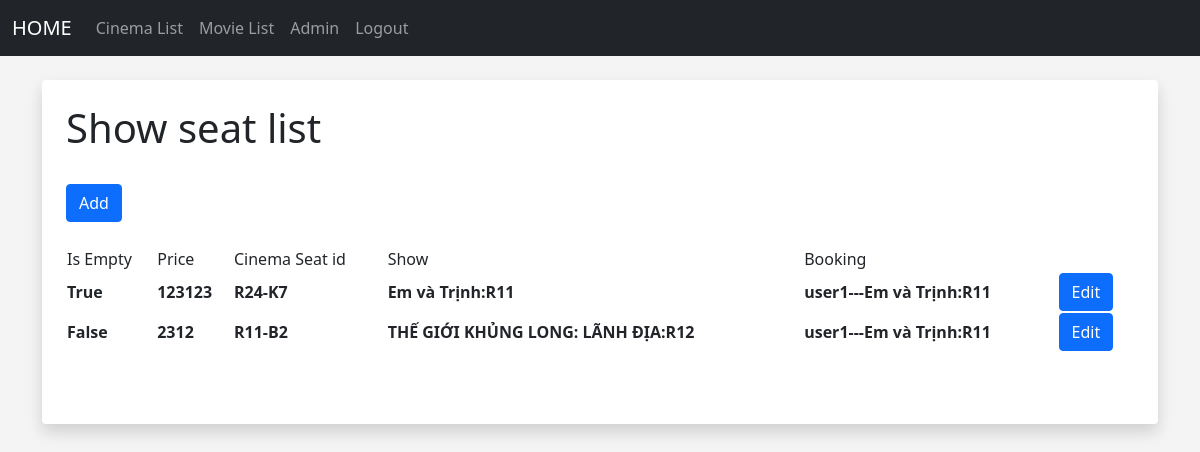
The app's page /show_seat_list (signed in), older data.
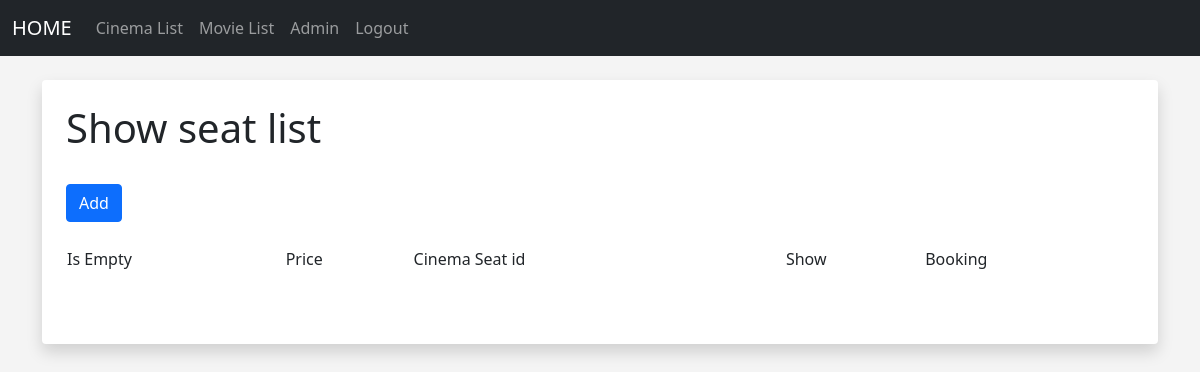
The same page, newer data.
### members/models.py (models this page shows)
class Show_Seat(models.Model):
    is_empty = models.BooleanField()
    price = models.IntegerField()
    cinema_seat_id = models.ForeignKey(Cinema_Seat, on_delete=models.CASCADE)
    show_id = models.ForeignKey(Show, on_delete=models.CASCADE)
    booking_id = models.ForeignKey(Booking, on_delete=models.CASCADE,null=True,blank=True)

class Cinema_Seat(models.Model):
    seat_name = models.CharField(max_length=10)
    cinema_hall_id = models.ForeignKey(Cinema_Hall, on_delete=models.CASCADE)
    def __str__(self):
        return str(self.cinema_hall_id)+'-'+self.seat_name

class Cinema_Hall(models.Model):
    name = models.CharField(max_length=64)
    total_seats = models.IntegerField()
    cinema_id = models.ForeignKey(Cinema, on_delete=models.CASCADE)
    def __str__(self):
        return self.name

class Show(models.Model):
    date = models.DateField()
    start_time = models.TimeField()
    end_time = models.TimeField()
    cinema_hall_id = models.ForeignKey(Cinema_Hall, on_delete=models.CASCADE)
    movie_id = models.ForeignKey(Movie, on_delete=models.CASCADE)
    def __str__(self):
        return str(self.movie_id) +':'+str(self.cinema_hall_id)

class Movie(models.Model):
    title = models.CharField(max_length=256)
    image = models.ImageField(upload_to = "images/")
    description = models.CharField(max_length=512)
    duration = models.IntegerField()
    released_date = models.DateField()
    genre = models.CharField(max_length=256)
    def __str__(self):
        return self.title

class Booking(models.Model):
    number_of_seats = models.IntegerField()
    timestamp = models.DateTimeField()
    status = models.IntegerField()
    user_id = models.ForeignKey(settings.AUTH_USER_MODEL, on_delete=models.CASCADE)
    show_id = models.ForeignKey(Show, on_delete=models.CASCADE)
    def __str__(self):
        return str(self.user_id) + '---' + str(self.show_id)

### members/views.py (the view)
# urls.py: path('show_seat_list', views.get_all_show_seat, name='show_seat_list'),
def get_all_show_seat(request):
    show_seat_list = Show_Seat.objects.all()
    return render(request, 'ui/show_seat_list.html', {'show_seat_list':show_seat_list})

### members/templates/ui/show_seat_list.html (shortened to what this page needs)
{% extends 'ui/base.html' %}
{% block content %}
{% if user.is_superuser %}
	<div class="shadow p-4 mb-5 bg-body rounded">
	<h1>Show seat list</h1>
    <br/>
        <a href="{% url 'add_show_seat' %}" class="btn btn-primary" role="button">Add</a>
    <br/>
<br/>
<div class="container">
  <div class="row">
    <table>
    <tr>
        <td>Is Empty</td>
        <td>Price</td>
        <td>Cinema Seat id</td>
        <td>Show</td>
        <td>Booking</td>
    </tr>
      {% for show_seat in show_seat_list %}
    <tr>
        <th>
          {{show_seat.is_empty}}
        </th>
        <th>
            {{show_seat.price}}
        </th>
        <th>
            {{show_seat.cinema_seat_id}}
        </th>
        <th>
            {{show_seat.show_id}}
        </th>
        <th>
            {{show_seat.booking_id}}
        </th>
        <th>
            <a href="{% url 'edit_show_seat' show_seat.id %}" class="btn btn-primary" role="button">Edit</a>        </th>
    </tr>
      {% endfor %}
    </table>
  </div>
</div>
<br/><br/>
{%else%}
<center>
    <h1>Sorry you don't have permission to access this page</h1>
    </center>
{% endif %}
{% endblock %}

### members/templates/ui/base.html (shortened to what this page needs)
<!doctype html>
<html lang="en">
  <head>
    <link href="https://cdn.jsdelivr.net/npm/bootstrap@5.0.0-beta1/dist/css/bootstrap.min.css" rel="stylesheet">
  </head>
  <body>
  	{% include 'ui/navbar.html' %}
    <br/>
    <div class="container">
      {% block content %}
      {% endblock %}
    </div>
  </body>
</html>

### members/templates/ui/navbar.html (shortened to what this page needs)
<nav class="navbar navbar-expand-lg navbar-dark bg-dark">
    <div class="container-fluid">
      <a class="navbar-brand" href="{% url 'home' %}" >HOME</a>
      <div class="collapse navbar-collapse" id="navbarSupportedContent">
        <ul class="navbar-nav me-auto mb-2 mb-lg-0">
          <li class="nav-item">
            <a class="nav-link" href="{% url 'cinema_list' %}">Cinema List</a>
          </li>
          <li class="nav-item">
            <a class="nav-link" href="{% url 'movie_list' %}">Movie List</a>
          </li>
        {% if user.is_authenticated %}
            {% if user.is_superuser %}
                <li class="nav-item">
                <a class="nav-link" href="{% url 'admin_page' %}">Admin</a>
            </li>
            {%endif %}
            <li class="nav-item">
                <a class="nav-link" href="{% url 'logout' %}">Logout</a>
            </li>
        {% endif %}
        </ul>
      </div>
    </div>
  </nav>

### members/templates/ui/base.html (style rules this page uses)
body { background: #f4f4f4; }

Row changes from the older to the newer data that the page shows:
removed Show_Seat: is_empty "True", price "123123", cinema_seat_id "R24-K7", show_id "Em và Trịnh:R11", booking_id "user1---Em và Trịnh:R11"
removed Show_Seat: is_empty "False", price "2312", cinema_seat_id "R11-B2", show_id "THẾ GIỚI KHỦNG LONG: LÃNH ĐỊA:R12", booking_id "user1---Em và Trịnh:R11"
